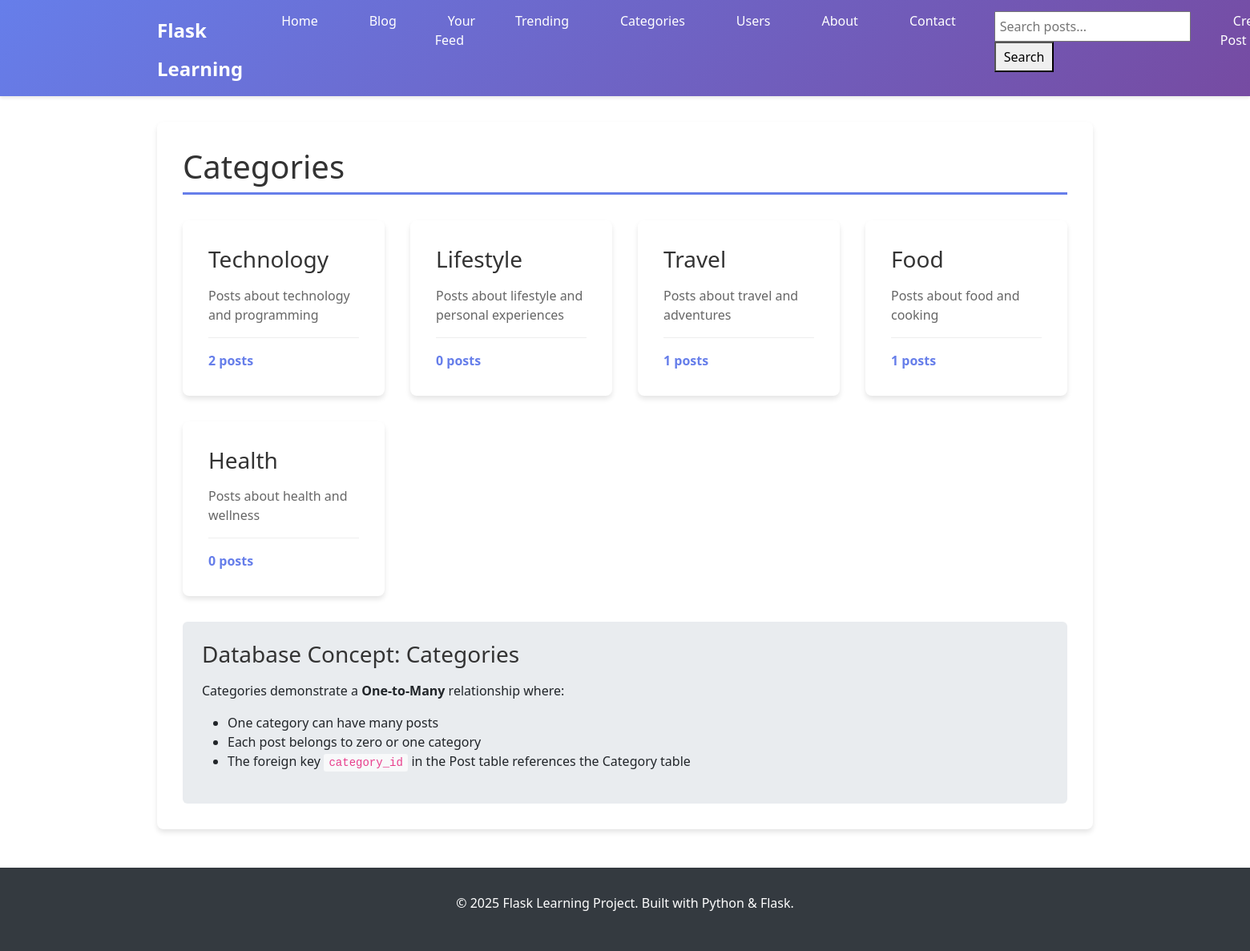
/categories (signed in), run on the app's committed database.
### app.py (models this page shows, shortened)
class Category(db.Model):
    id = db.Column(db.Integer, primary_key=True)
    name = db.Column(db.String(50), unique=True, nullable=False)
    description = db.Column(db.Text)
    posts = db.relationship('Post', backref='category', lazy=True)

### app.py (the view)
@app.route('/categories')
def categories():
    categories = Category.query.all()
    return render_template('categories.html', title='Categories', categories=categories)

### app.py (called while the page is built)
@login_manager.user_loader
def load_user(user_id):
    print(f"DEBUG: user_loader called with user_id: {user_id}")
    user = User.query.get(int(user_id))
    print(f"DEBUG: user_loader found user: {bool(user)}")
    if user:
        print(f"DEBUG: user_loader username: {user.username}")
    return user

### templates/categories.html
{% extends "base.html" %}
{% block content %}
<div class="content-section">
    <h1>Categories</h1>
    {% if categories %}
        <div class="categories-grid">
            {% for category in categories %}
            <div class="category-card">
                <h3><a href="{{ url_for('category_posts', id=category.id) }}">{{ category.name }}</a></h3>
                {% if category.description %}
                    <p class="category-description">{{ category.description }}</p>
                {% endif %}
                <div class="category-stats">
                    <span class="post-count">{{ category.posts|length }} posts</span>
                </div>
            </div>
            {% endfor %}
        </div>
    {% else %}
        <div class="no-categories">
            <h3>No categories yet!</h3>
            <p>Categories help organize blog posts by topic.</p>
            <a href="{{ url_for('init_db') }}" class="btn btn-primary">Initialize Sample Data</a>
        </div>
    {% endif %}
    <div class="database-info">
        <h3>Database Concept: Categories</h3>
        <p>Categories demonstrate a <strong>One-to-Many</strong> relationship where:</p>
        <ul>
            <li>One category can have many posts</li>
            <li>Each post belongs to zero or one category</li>
            <li>The foreign key <code>category_id</code> in the Post table references the Category table</li>
        </ul>
    </div>
</div>
{% endblock %}

### static/css/style.css (style rules this page uses)
* { margin: 0; padding: 0; box-sizing: border-box; }
body { font-family: 'Segoe UI', Tahoma, Geneva, Verdana, sans-serif; line-height: 1.6; color: #333; background-color: #f8f9fa; }
.content-section { background: white; padding: 2rem; border-radius: 8px; box-shadow: 0 4px 6px rgba(0,0,0,0.1); margin: 2rem 0; }
.content-section h1 { color: #333; margin-bottom: 1.5rem; border-bottom: 3px solid #667eea; padding-bottom: 0.5rem; }
.categories-grid { display: grid; grid-template-columns: repeat(auto-fit, minmax(250px, 1fr)); gap: 2rem; margin: 2rem 0; }
.category-card { background: white; padding: 2rem; border-radius: 8px; box-shadow: 0 4px 6px rgba(0,0,0,0.1); transition: transform 0.3s ease; }
.category-card h3 a { color: #333; text-decoration: none; }
.category-description { color: #666; margin: 1rem 0; }
.category-stats { margin-top: 1rem; padding-top: 1rem; border-top: 1px solid #eee; }
.post-count { color: #667eea; font-weight: bold; }
.database-info, .database-demo-info, .demo-info { background: #e9ecef; padding: 1.5rem; border-radius: 6px; margin-top: 2rem; }
.database-info h3, .database-demo-info h3, .demo-info h3 { color: #333; margin-bottom: 1rem; }
.database-info code, .database-demo-info code, .demo-info code { background: #f8f9fa; padding: 0.2rem 0.4rem; border-radius: 3px; font-family: 'Courier New', monospace; color: #e83e8c; }

### data on the page
Category: name "Technology", description "Posts about technology and programming", posts|length "2"
Category: name "Lifestyle", description "Posts about lifestyle and personal experiences", posts|length "0"
Category: name "Travel", description "Posts about travel and adventures", posts|length "1"
Category: name "Food", description "Posts about food and cooking", posts|length "1"
Category: name "Health", description "Posts about health and wellness", posts|length "0"
